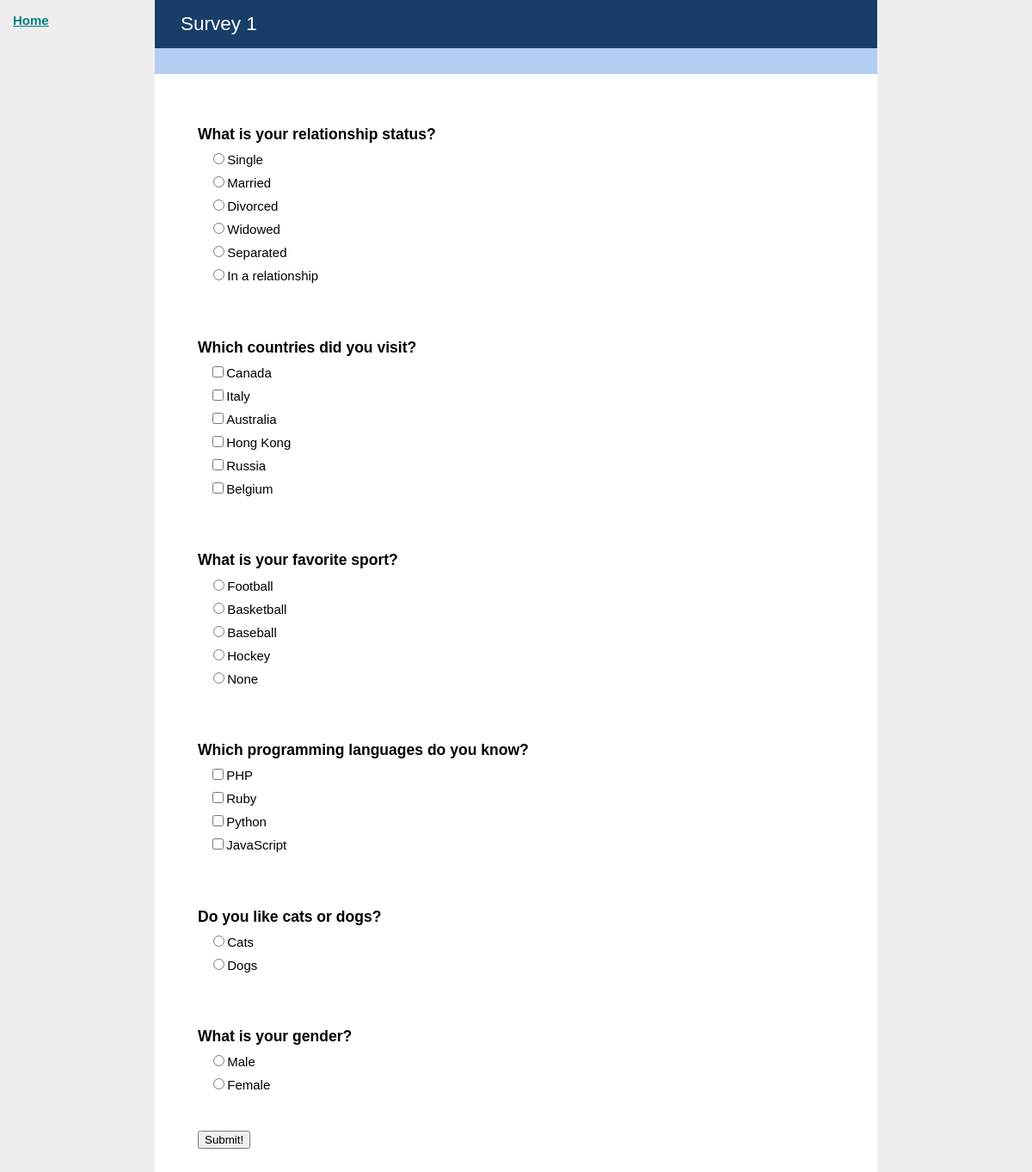
The app's page /survey/1/ with its own data.
### core/models.py (models this page shows, shortened)
class Survey(models.Model):
    survey_id = models.AutoField(primary_key=True)
    survey_name = models.CharField(max_length=50)

class Question(models.Model):
    question_id = models.AutoField(primary_key=True)
    survey_id = models.ForeignKey('Survey')
    question_type = models.CharField(max_length=20)
    question_order = models.IntegerField()
    question_text = models.CharField(max_length=200, default="Question text.")
    def getAnswers(self):
        return Answer.objects.all().filter(question_id = self.question_id)

class Answer(models.Model):
    answer_id = models.AutoField(primary_key=True)
    question_id = models.ForeignKey('Question')
    answer_text = models.CharField(max_length=200)

### core/views.py (the view)
# urls.py: url(r'^survey/(?P<surveyID>[0-9]+)/$', core.views.view_survey),
def view_survey(request, surveyID):
    survey_obj = Survey.objects.raw('SELECT * FROM core_survey WHERE survey_id =  %s', [surveyID])[0]
    survey_questions = Question.objects.all().filter(survey_id=surveyID).order_by('question_order')
    return render(request, 'survey.html', { 'survey_data': survey_obj, 'survey_questions': survey_questions })

### betterhelp_exercise/templates/survey.html (shortened to what this page needs)
{% extends "base.html" %}
{% block content %}
    <header>
        <h1>{{ survey_data.survey_name }}</h1>
    </header>
    <form method="POST" action="/submit_response/">
    {% for question in survey_questions %}
        <h3>{{ question.question_text }}</h3>
        {% if question.question_type == 'dropdown' %}
            <fieldset id="{{ question.question_id }}">
                <select>
                {% for answer in question.getAnswers %}
                    <option name="{{ question.question_id }}" value="{{ answer.answer_id }}">{{ answer.answer_text }}</option>
                {% endfor %}
                </select>
            </fieldset>
        {% else %}
            <fieldset id="{{ question.question_id }}">
                {% for answer in question.getAnswers %}
                    <label><input type="{% if question.question_type == 'multi_choice' %}radio{% elif question.question_type == 'select_all'%}checkbox{% else %}hidden{% endif %}" name="{{ question.question_id }}" value="{{ answer.answer_id }}">{{ answer.answer_text }}</label><br />
                {% endfor %}
            </fieldset>
        {% endif %}
    {% endfor %}
        <input type="submit" value="Submit!" style="margin-top: 30px;" />
    </form>
{% endblock %}

### betterhelp_exercise/templates/base.html (style rules this page uses)
* { box-sizing: border-box; }
html { font-size: 100%; overflow-y: scroll; -webkit-text-size-adjust: 100%; -ms-text-size-adjust: 100%; }
body { font-size: 15px; font-family: arial, sans-serif; margin: 0; padding: 0; background-color: #eee; }
header { background-color: #183D68; color: #fff; border-bottom: 30px solid #B3CDF3; }
header h1 { font-weight: 400; padding: 15px 30px; margin: 0; font-size: 1.5em; }
form { padding: 10px 50px 50px; }
form fieldset { border: none; line-height: 1.8; }
h3 { margin: 50px 0 0; }

### records on screen
Survey: survey_name "Survey 1"
Question: question_text "What is your relationship status?", question_type "☐ Single", question_type "☐ Married", question_type "☐ Divorced", question_type "☐ Widowed", question_type "☐ Separated", question_type "☐ In a relationship"
Answer: answer_text "Single"
Answer: answer_text "Married"
Answer: answer_text "Divorced"
Answer: answer_text "Widowed"
Answer: answer_text "Separated"
Answer: answer_text "In a relationship"
Question: question_text "Which countries did you visit?"
Answer: answer_text "Canada"
Answer: answer_text "Italy"
Answer: answer_text "Australia"
Answer: answer_text "Hong Kong"
Answer: answer_text "Russia"
Answer: answer_text "Belgium"
Question: question_text "What is your favorite sport?", question_type "☐ Football", question_type "☐ Basketball", question_type "☐ Baseball", question_type "☐ Hockey", question_type "☐ None"
Answer: answer_text "Football"
Answer: answer_text "Basketball"
Answer: answer_text "Baseball"
Answer: answer_text "Hockey"
Answer: answer_text "None"
Question: question_text "Which programming languages do you know?"
Answer: answer_text "PHP"
Answer: answer_text "Ruby"
Answer: answer_text "Python"
Answer: answer_text "JavaScript"
Question: question_text "Do you like cats or dogs?", question_type "☐ Cats", question_type "☐ Dogs"
Answer: answer_text "Cats"
Answer: answer_text "Dogs"
Question: question_text "What is your gender?", question_type "☐ Male", question_type "☐ Female"
Answer: answer_text "Male"
Answer: answer_text "Female"
